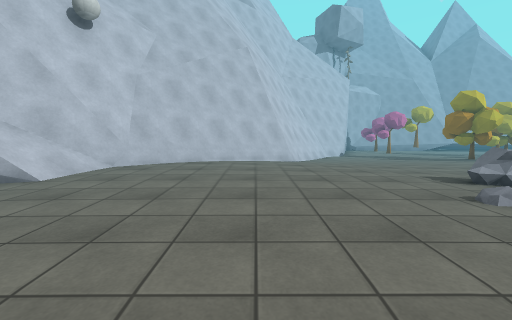
view 1 (above)

18 first-person views from a walk through a scene from a Unity 3-D project. The camera is 1.4 m above the floor, tilts 4° down and sees 90° across. The floor is counted in squares, 2 m on a side. Each view is taken from the middle of a square. On the plan, view 1 faces up. The plan holds only what a view shows up to about 9 squares ahead; the rest is blank. The place goes on beyond the plan. Some surface patterns are stand-ins.

view 2
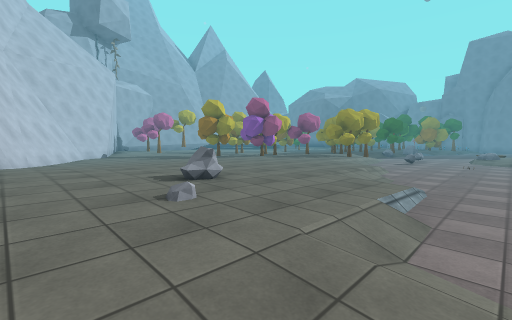

view 3
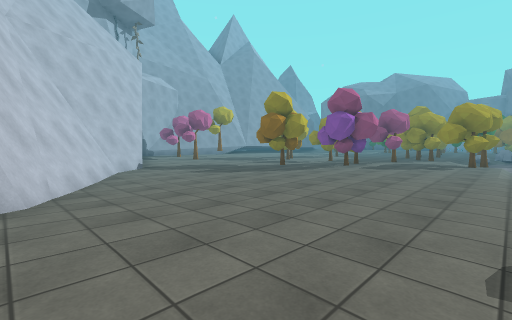

view 4
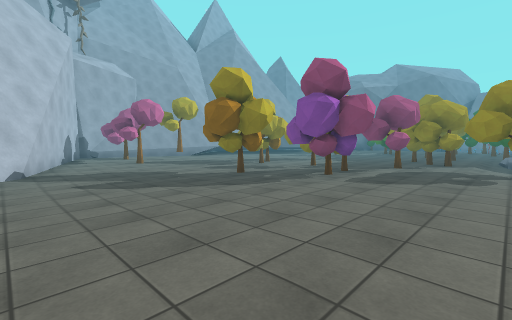

view 5
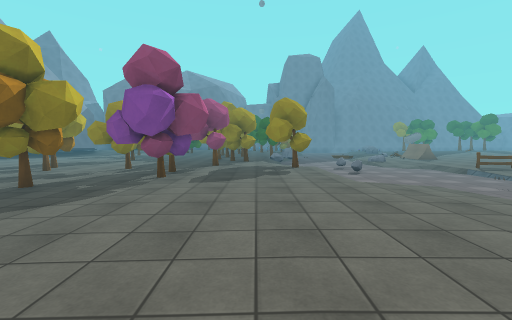

view 6
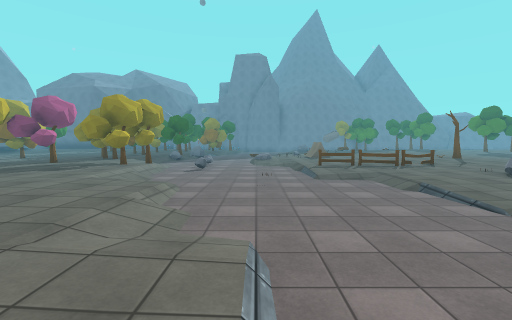

view 7
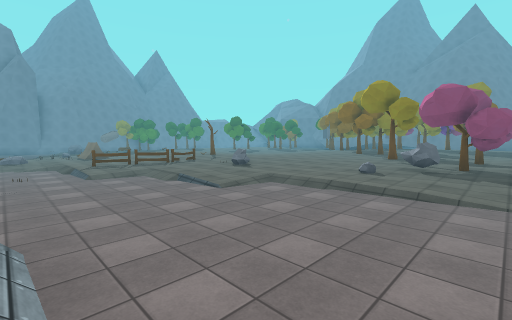

view 8
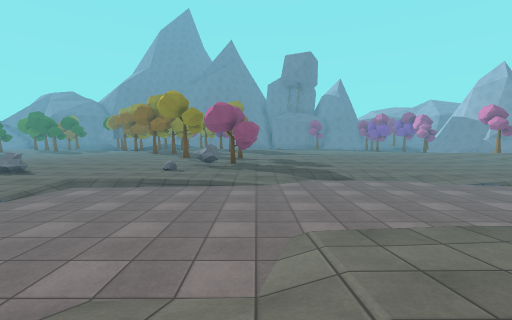

view 9
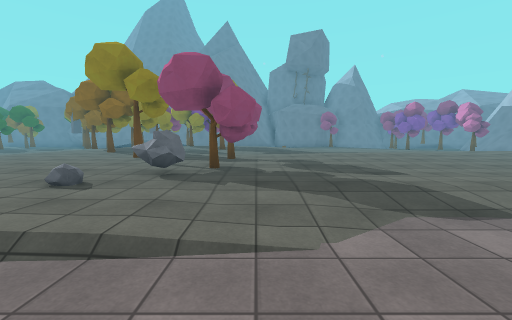

view 10
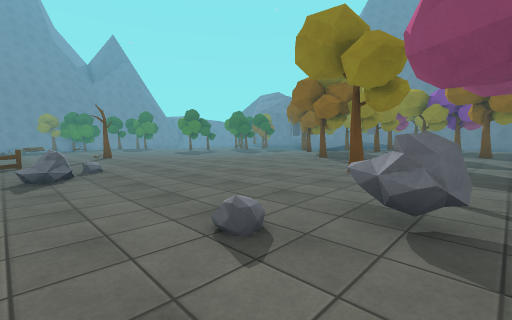

view 11
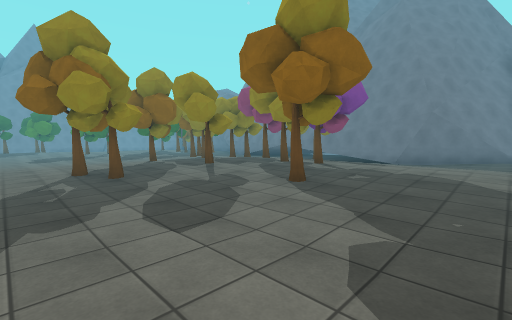

view 12
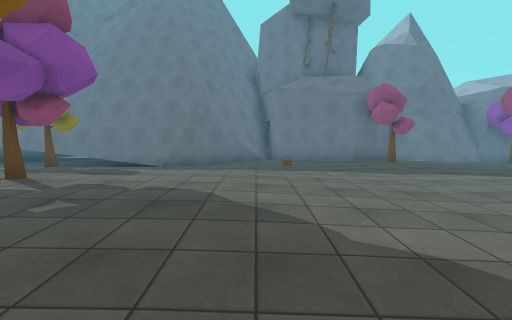

view 13
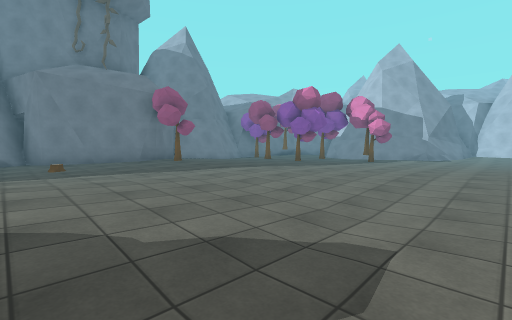

view 14
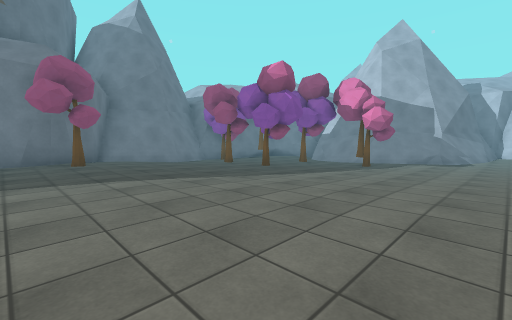

view 15
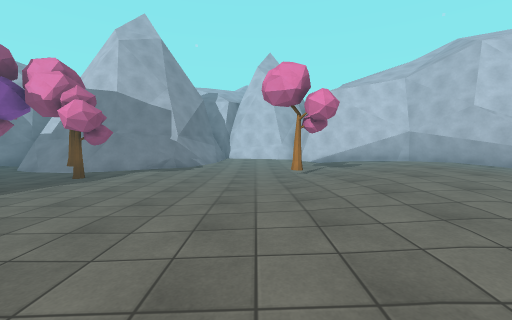

view 16
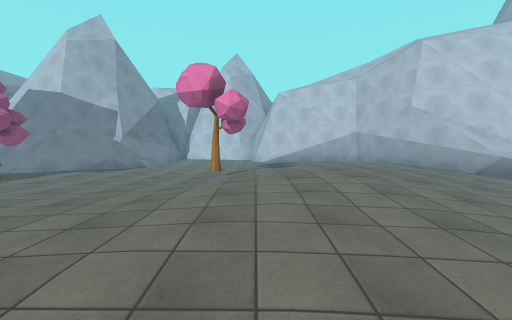

view 17
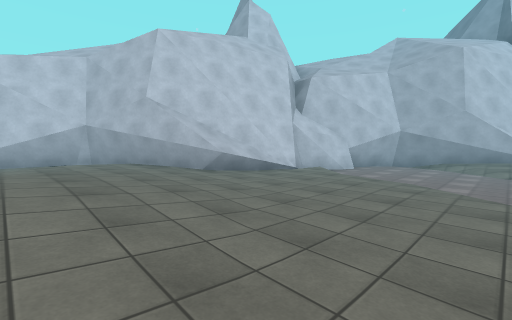

view 18
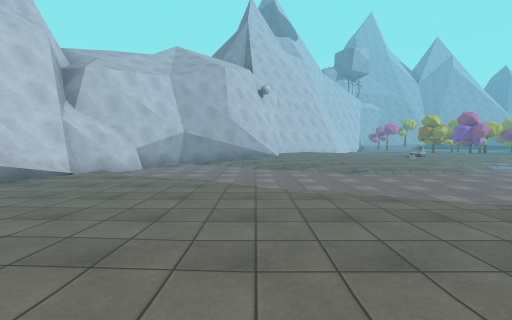

### Floor plan
Key: @ floor where view 1 was taken; # wall or solid block; . main floor; : floor 0.25 m higher than the main floor; - floor 0.25 m lower than the main floor; + floor 0.5 m higher than the main floor; _ floor 0.5 m lower than the main floor; / step, stairs or slope; = window, fence, low wall or low ledge; R rock; T tree; F fence; O other object.
Columns run from 12 left of view 1 to 13 right of it. Each row starts with its distance up from view 1.
 14                 ##---   --
 13                ##----- -#-
 12               ##-------TT-
 11               #-----------
 10              ##-----TT-T--
  9              #/-----------
  8            ###.---...TT#..
  7           ##/..........TTT
  6          ##/:............T
  5         ##:::..........TT/
  4        ##/:::......../////
  3       ###......R....-/__O_
  2      __//....../.-//______
  1    ##___///....////__O____
  0    #______//@//__________/
 -1    #/_________________/-F-
 -2   ##-///___________////-F-
 -3   #=----/__________/-/---
 -4  ###------//____-----/--F.
 -5 ###.-------////------R-...
 -6 #:.///----------RR---.....
 -7 .:::////-------TT........O
 -8 .:::+////../......T.......
 -9 ..//++://......T.........
-10 -.////::::.::............-
-11 ---T///::.   .......T:...-
-12 -----..............T:::..
-13 -----...........TT:::::
-14 #---..........:::::T :T
-15 ##--.........::::++++
-16 ##-T-........:::+TT+T
-17 #/---........:::::::
-18 #/-T-T.........////:
-19 ##- -.....:......//T O
-20 #-   -T..:T..:.----..-
-21 #     -...##...-#######
-22        #######.##
-23         ##   ###

Positions as (right, up) in squares from view 1, and headings:
1: (0, 0), facing up
2: (1, 0), facing up-right
3: (1, 4), facing up-right
4: (4, 5), facing up-right
5: (4, 6), facing right
6: (4, 1), facing right
7: (3, 1), facing down-right
8: (3, 2), facing down
9: (3, -2), facing down
10: (4, -4), facing down-right
11: (2, -10), facing down-right
12: (2, -12), facing down
13: (2, -12), facing down-left
14: (-1, -13), facing down-left
15: (-3, -12), facing left
16: (-3, -10), facing left
17: (-4, -8), facing up-left
18: (-4, -8), facing up
